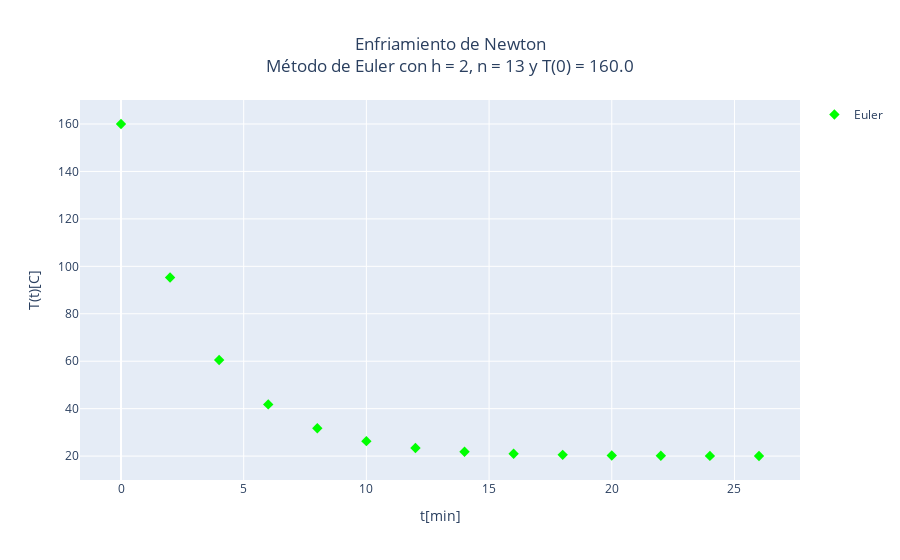

The notebook cell saved with this chart:
### Markdown cell above
### Euler

### Code cell
def metodo_euler(f, t_0, y_0, h, n_pasos):
    valores_y_Euler = [y_0] # Lista de valores de y
    valores_t = [t_0] # Vector de tiempo
    
    # Iterar sobre el número de pasos y aplicar el método de Euler
    for i in range(n_pasos):
        valores_t.append(valores_t[i] + h) # Agregar el valor de t a la lista
        y_nueva = valores_y_Euler[i] + h * f(valores_y_Euler[i]) # Método de Euler
        valores_y_Euler.append(y_nueva) # Agregar el valor de y a la lista

    # Graficar
    titulo = f'Enfriamiento de Newton<br>Método de Euler con h = {round(h,3)}, n = {n_pasos} y T(0) = {round(y_0,3)}' # ¡¡¡NO MODIFICAR!!!
    eje_x = 't[min]' # Nombre del eje x
    eje_y = 'T(t)[C]' # Nombre del eje y

    fig = go.Figure() # ¡¡¡NO MODIFICAR!!!
    fig.update_layout(title=titulo, title_x=0.5, xaxis_title=eje_x, yaxis_title=eje_y) # ¡¡¡NO MODIFICAR!!!
    plot_Euler = go.Scatter(x=valores_t, y=valores_y_Euler, mode='markers', marker=dict(size=8, symbol='diamond'), name='Euler', marker_color='lime', showlegend=True) # ¡¡¡NO MODIFICAR!!!
    fig.add_trace(plot_Euler) # ¡¡¡NO MODIFICAR!!!
    fig.show() # ¡¡¡NO MODIFICAR!!!
    return plot_Euler # ¡¡¡NO MODIFICAR!!!

plot_Euler = metodo_euler(f_real, t_0, y_0, h, n_pasos) # Graficar método de Euler

### Figure 1 — Plotly figure (JSON) as saved in the notebook; plotly's stock layout.template omitted (floating-point values rounded to 4 significant figures)
{"data": [{"marker": {"color": "lime", "size": 8, "symbol": "diamond"}, "mode": "markers", "name": "Euler", "showlegend": true, "type": "scatter", "x": [0, 2, 4, 6, 8, 10, 12, 14, 16, 18, 20, 22, 24, 26], "y": [160, 95.31, 60.51, 41.79, 31.72, 26.3, 23.39, 21.82, 20.98, 20.53, 20.28, 20.15, 20.08, 20.04]}], "layout": {"title": {"text": "Enfriamiento de Newton<br>Método de Euler con h = 2, n = 13 y T(0) = 160.0", "x": 0.5}, "xaxis": {"title": {"text": "t[min]"}}, "yaxis": {"title": {"text": "T(t)[C]"}}}}
